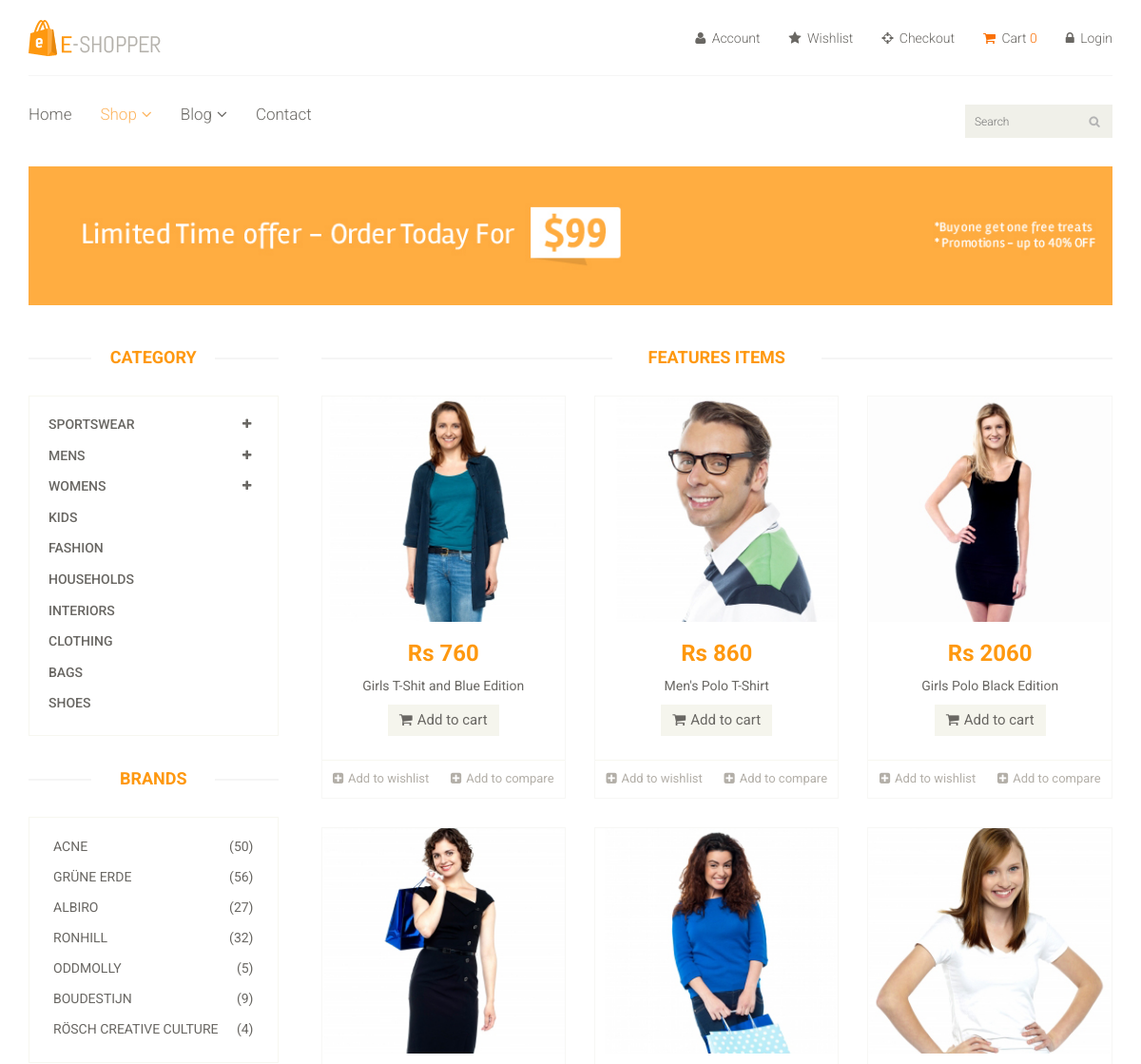
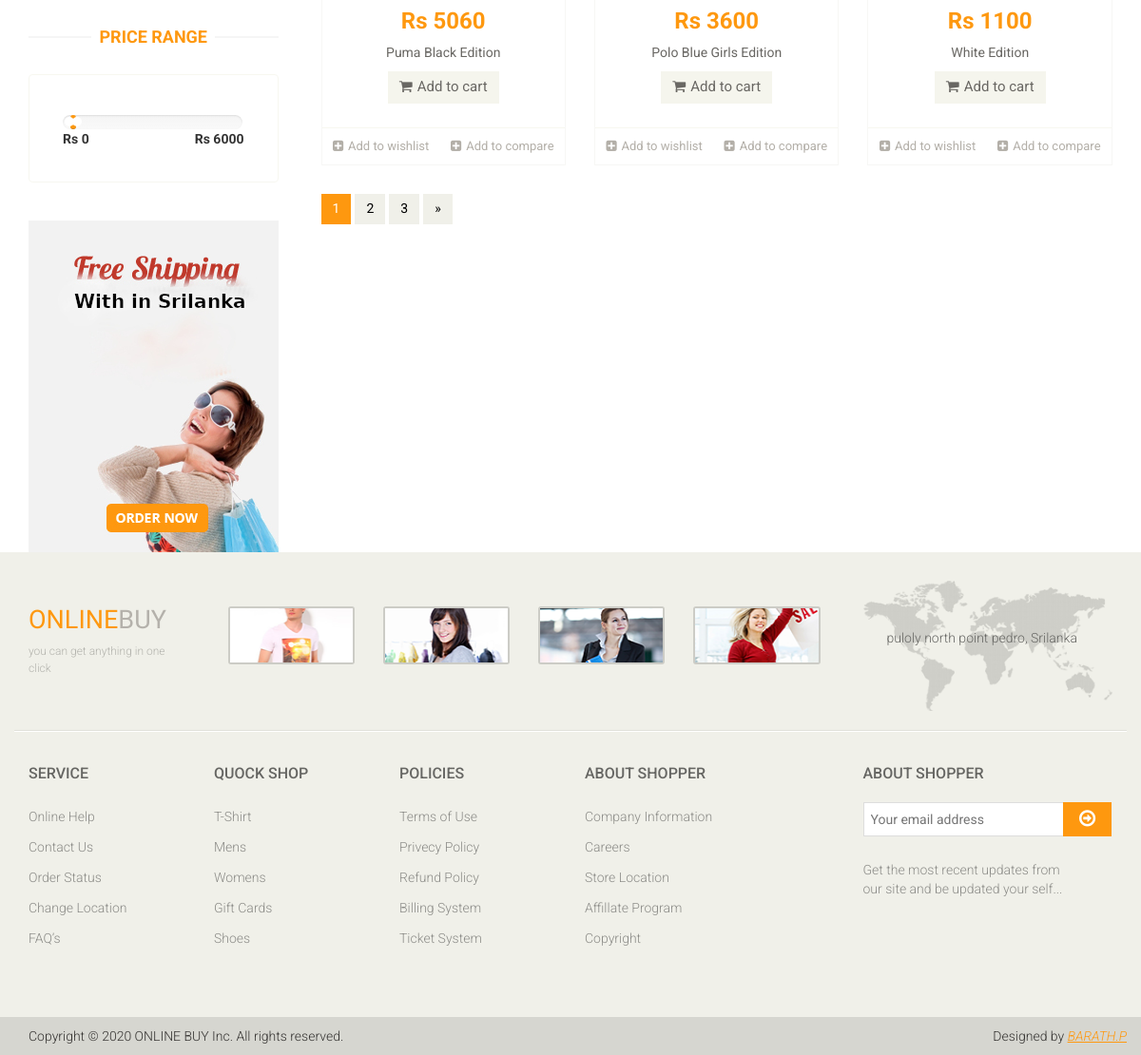
The page /shop.php on the database its author committed (2 pictures, top to bottom).
### tables this page shows
CREATE TABLE `featured` (
  `id` int(11) NOT NULL,
  `name` varchar(255) NOT NULL,
  `price` int(11) NOT NULL,
  `image` varchar(255) NOT NULL
);

### shop.php (the view, shortened to what this page needs)
<?php
require('config.php');
?>
<!DOCTYPE html>
<html lang="en">
<head>
	<link href="css/bootstrap.min.css" rel="stylesheet">
	<link href="css/font-awesome.min.css" rel="stylesheet">
	<link href="css/prettyPhoto.css" rel="stylesheet">
	<link href="css/price-range.css" rel="stylesheet">
	<link href="css/animate.css" rel="stylesheet">
	<link href="css/main.css" rel="stylesheet">
	<link href="css/responsive.css" rel="stylesheet">
</head>
<body>
	<header id="header">
		<div class="header-middle">
			<div class="container">
				<div class="row">
					<div class="col-sm-4">
						<div class="logo pull-left">
							<a href="index.php"><img src="images/home/logo.png" alt="" /></a>
						</div>
					</div>
					<div class="col-sm-8">
						<div class="shop-menu pull-right">
							<ul class="nav navbar-nav">
								<li><a href=""><i class="fa fa-user"></i> Account</a></li>
								<li><a href=""><i class="fa fa-star"></i> Wishlist</a></li>
								<li><a href="checkout.html"><i class="fa fa-crosshairs"></i> Checkout</a></li>
								<li><a href="cart.php"><i id="cart_button" class="fa fa-shopping-cart"></i> Cart <span id="number">0</span></a></li>
								<?php
								if (isset($_SESSION['username'])) {
								?>
									<li><a href="logout.php"><i class="fa fa-lock"></i> Logout</a></li>
								<?php
								} else {
								?>
									<li><a href="login.php"><i class="fa fa-lock"></i> Login</a></li>
								<?php
								}
								?>
							</ul>
						</div>
					</div>
				</div>
			</div>
		</div>
		<div class="header-bottom">
			<div class="container">
				<div class="row">
					<div class="col-sm-9">
						<div class="mainmenu pull-left">
							<ul class="nav navbar-nav collapse navbar-collapse">
								<li><a href="index.php">Home</a></li>
								<li class="dropdown"><a href="#" class="active">Shop<i class="fa fa-angle-down"></i></a>
								</li>
								<li class="dropdown"><a href="#">Blog<i class="fa fa-angle-down"></i></a>
								</li>
								<li><a href="contact-us.html">Contact</a></li>
							</ul>
						</div>
					</div>
					<div class="col-sm-3">
						<div class="search_box pull-right">
							<input type="text" placeholder="Search" />
						</div>
					</div>
				</div>
			</div>
		</div>
	</header>
	<section id="advertisement">
		<div class="container">
			<img src="images/shop/advertisement.jpg" alt="" />
		</div>
	</section>
	<section>
		<div class="container">
			<div class="row">
				<div class="col-sm-3">
					<div class="left-sidebar">
						<h2>Category</h2>
						<div class="panel-group category-products" id="accordian">
							<div class="panel panel-default">
								<div class="panel-heading">
									<h4 class="panel-title">
										<a data-toggle="collapse" data-parent="#accordian" href="#sportswear">
											<span class="badge pull-right"><i class="fa fa-plus"></i></span>
											Sportswear
										</a>
									</h4>
								</div>
							</div>
							<div class="panel panel-default">
								<div class="panel-heading">
									<h4 class="panel-title">
										<a data-toggle="collapse" data-parent="#accordian" href="#mens">
											<span class="badge pull-right"><i class="fa fa-plus"></i></span>
											Mens
										</a>
									</h4>
								</div>
							</div>
							<div class="panel panel-default">
								<div class="panel-heading">
									<h4 class="panel-title">
										<a data-toggle="collapse" data-parent="#accordian" href="#womens">
											<span class="badge pull-right"><i class="fa fa-plus"></i></span>
											Womens
										</a>
									</h4>
								</div>
							</div>
							<div class="panel panel-default">
								<div class="panel-heading">
									<h4 class="panel-title"><a href="#">Kids</a></h4>
								</div>
							</div>
							<div class="panel panel-default">
								<div class="panel-heading">
									<h4 class="panel-title"><a href="#">Fashion</a></h4>
								</div>
							</div>
							<div class="panel panel-default">
								<div class="panel-heading">
									<h4 class="panel-title"><a href="#">Households</a></h4>
								</div>
							</div>
							<div class="panel panel-default">
								<div class="panel-heading">
									<h4 class="panel-title"><a href="#">Interiors</a></h4>
								</div>
							</div>
							<div class="panel panel-default">
								<div class="panel-heading">
									<h4 class="panel-title"><a href="#">Clothing</a></h4>
								</div>
							</div>
							<div class="panel panel-default">
								<div class="panel-heading">
									<h4 class="panel-title"><a href="#">Bags</a></h4>
								</div>
							</div>
							<div class="panel panel-default">
								<div class="panel-heading">
									<h4 class="panel-title"><a href="#">Shoes</a></h4>
								</div>
							</div>
						</div>
						<div class="brands_products">
							<h2>Brands</h2>
							<div class="brands-name">
								<ul class="nav nav-pills nav-stacked">
									<li><a href=""> <span class="pull-right">(50)</span>Acne</a></li>
									<li><a href=""> <span class="pull-right">(56)</span>Grüne Erde</a></li>
									<li><a href=""> <span class="pull-right">(27)</span>Albiro</a></li>
									<li><a href=""> <span class="pull-right">(32)</span>Ronhill</a></li>
									<li><a href=""> <span class="pull-right">(5)</span>Oddmolly</a></li>
									<li><a href=""> <span class="pull-right">(9)</span>Boudestijn</a></li>
									<li><a href=""> <span class="pull-right">(4)</span>Rösch creative culture</a></li>
								</ul>
							</div>
						</div>
						<div class="price-range">
							<h2>Price Range</h2>
							<div class="well">
								<input type="text" class="span2" value="" data-slider-min="0" data-slider-max="6000" data-slider-step="5" data-slider-value="[250,450]" id="sl2"><br />
								<b>Rs 0</b> <b class="pull-right">Rs 6000</b>
							</div>
						</div>
						<div class="shipping text-center">
							<img src="images/home/shipping.jpg" alt="" />
						</div>
					</div>
				</div>
				<div class="col-sm-9 padding-right">
					<div class="features_items">
						<h2 class="title text-center">Features Items</h2>
						<?php
						$sql = "SELECT * FROM featured";
						$result = mysqli_query($conn, $sql);
						while ($row = mysqli_fetch_assoc($result)) {
						?>
							<div class="col-sm-4">
								<form action="cart.php" method="post">
									<div class="product-image-wrapper">
										<div class="single-products">
											<div class="productinfo text-center">
												<img class="cart-item-image" src="images/home/<?php echo $row['image'] ?>" alt="" />
												<h2 class="price">Rs <?php echo $row['price'] ?></h2>
												<p class="cart-item-title"><?php echo $row['name'] ?></p>
												<button type="submit" class="btn btn-default add-to-cart"><i class="fa fa-shopping-cart"></i>Add to cart</button>
											</div>
											<div class="product-overlay">
												<div class="overlay-content">
												</div>
											</div>
										</div>
										<div class="choose">
											<ul class="nav nav-pills nav-justified">
												<li><a href=""><i class="fa fa-plus-square"></i>Add to wishlist</a></li>
												<li><a href=""><i class="fa fa-plus-square"></i>Add to compare</a></li>
											</ul>
										</div>
									</div>
								</form>
							</div>
						<?php } ?>
						<ul class="pagination">
							<li class="active"><a href="">1</a></li>
							<li><a href="">2</a></li>
							<li><a href="">3</a></li>
							<li><a href="">&raquo;</a></li>
						</ul>
					</div>
				</div>
			</div>
		</div>
	</section>
	<footer id="footer">
		<div class="footer-top">
			<div class="container">
				<div class="row">
					<div class="col-sm-2">
						<div class="companyinfo">
							<h2><span>Online</span>Buy</h2>
							<p>you can get anything in one click </p>
						</div>
					</div>
					<div class="col-sm-7">
						<div class="col-sm-3">
							<div class="video-gallery text-center">
								<a href="#">
									<div class="iframe-img">
										<img src="images/home/iframe1.png" alt="" />
									</div>
								</a>
							</div>
						</div>
						<div class="col-sm-3">
							<div class="video-gallery text-center">
								<a href="#">
									<div class="iframe-img">
										<img src="images/home/iframe2.png" alt="" />
									</div>
								</a>
							</div>
						</div>
						<div class="col-sm-3">
							<div class="video-gallery text-center">
								<a href="#">
									<div class="iframe-img">
										<img src="images/home/iframe3.png" alt="" />
									</div>
								</a>
							</div>
						</div>
						<div class="col-sm-3">
							<div class="video-gallery text-center">
								<a href="#">
									<div class="iframe-img">
										<img src="images/home/iframe4.png" alt="" />
									</div>
								</a>
							</div>
						</div>
					</div>
					<div class="col-sm-3">
						<div class="address">
							<img src="images/home/map.png" alt="" />
							<p>puloly north point pedro, Srilanka</p>
						</div>
					</div>
				</div>
			</div>
		</div>
		<div class="footer-widget">
			<div class="container">
				<div class="row">
					<div class="col-sm-2">
						<div class="single-widget">
							<h2>Service</h2>
							<ul class="nav nav-pills nav-stacked">
								<li><a href="">Online Help</a></li>
								<li><a href="">Contact Us</a></li>
								<li><a href="">Order Status</a></li>
								<li><a href="">Change Location</a></li>
								<li><a href="">FAQ’s</a></li>
							</ul>
						</div>
					</div>
					<div class="col-sm-2">
						<div class="single-widget">
							<h2>Quock Shop</h2>
							<ul class="nav nav-pills nav-stacked">
								<li><a href="">T-Shirt</a></li>
								<li><a href="">Mens</a></li>
								<li><a href="">Womens</a></li>
								<li><a href="">Gift Cards</a></li>
								<li><a href="">Shoes</a></li>
							</ul>
						</div>
					</div>
					<div class="col-sm-2">
						<div class="single-widget">
							<h2>Policies</h2>
							<ul class="nav nav-pills nav-stacked">
								<li><a href="">Terms of Use</a></li>
								<li><a href="">Privecy Policy</a></li>
								<li><a href="">Refund Policy</a></li>
								<li><a href="">Billing System</a></li>
								<li><a href="">Ticket System</a></li>
							</ul>
						</div>
					</div>
					<div class="col-sm-2">
						<div class="single-widget">
							<h2>About Shopper</h2>
							<ul class="nav nav-pills nav-stacked">
								<li><a href="">Company Information</a></li>
								<li><a href="">Careers</a></li>
								<li><a href="">Store Location</a></li>
								<li><a href="">Affillate Program</a></li>
								<li><a href="">Copyright</a></li>
							</ul>
						</div>
					</div>
					<div class="col-sm-3 col-sm-offset-1">
						<div class="single-widget">
							<h2>About Shopper</h2>
							<form action="#" class="searchform">
								<input type="text" placeholder="Your email address" />
								<button type="submit" class="btn btn-default"><i class="fa fa-arrow-circle-o-right"></i>
								</button>
								<p>Get the most recent updates from <br />our site and be updated your self...</p>
							</form>
						</div>
					</div>
				</div>
			</div>
		</div>
		<div class="footer-bottom">
			<div class="container">
				<div class="row">
					<p class="pull-left">Copyright © 2020 ONLINE BUY Inc. All rights reserved.</p>
					<p class="pull-right">Designed by <span><a target="_blank" href="#">BARATH.P</a></span></p>
				</div>
			</div>
		</div>
	</footer>
</body>
</html>

### rows shown on the page
featured: image (picture), price "760", name "Girls T-Shit and Blue Edition"
featured: image (picture), price "860", name "Men's Polo T-Shirt"
featured: image (picture), price "2060", name "Girls Polo Black Edition"
featured: image (picture), price "5060", name "Puma Black Edition"
featured: image (picture), price "3600", name "Polo Blue Girls Edition"
featured: image (picture), price "1100", name "White Edition"
